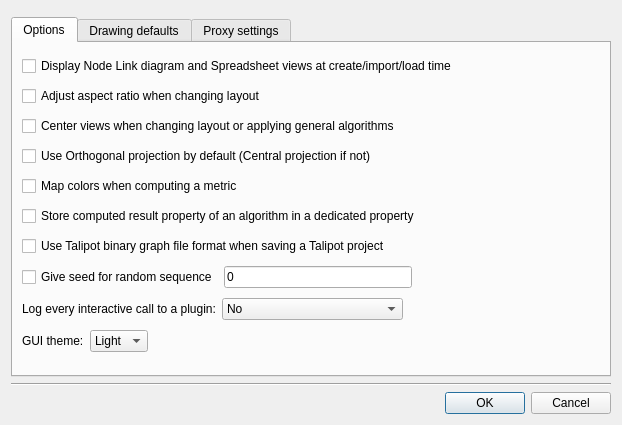
<?xml version="1.0" encoding="UTF-8"?>
<ui version="4.0">
 <class>PreferencesDialog</class>
 <widget class="QDialog" name="PreferencesDialog">
  <property name="geometry">
   <rect>
    <x>0</x>
    <y>0</y>
    <width>622</width>
    <height>425</height>
   </rect>
  </property>
  <property name="sizePolicy">
   <sizepolicy hsizetype="Preferred" vsizetype="Preferred">
    <horstretch>0</horstretch>
    <verstretch>0</verstretch>
   </sizepolicy>
  </property>
  <property name="minimumSize">
   <size>
    <width>0</width>
    <height>0</height>
   </size>
  </property>
  <property name="windowTitle">
   <string>Talipot preferences</string>
  </property>
  <property name="windowIcon">
   <iconset resource="../../../library/talipot-gui/resources/TalipotGUIResource.qrc">
    <normaloff>:/talipot/gui/icons/logo32x32.png</normaloff>:/talipot/gui/icons/logo32x32.png</iconset>
  </property>
  <layout class="QVBoxLayout" name="verticalLayout_5">
   <item>
    <widget class="QFrame" name="horizontalFrame_2">
     <property name="sizePolicy">
      <sizepolicy hsizetype="Preferred" vsizetype="Maximum">
       <horstretch>0</horstretch>
       <verstretch>0</verstretch>
      </sizepolicy>
     </property>
     <layout class="QHBoxLayout" name="horizontalLayout_4">
      <property name="topMargin">
       <number>0</number>
      </property>
      <property name="bottomMargin">
       <number>0</number>
      </property>
     </layout>
    </widget>
   </item>
   <item>
    <widget class="QTabWidget" name="tabWidget">
     <property name="currentIndex">
      <number>0</number>
     </property>
     <widget class="QWidget" name="tab">
      <attribute name="title">
       <string>Options</string>
      </attribute>
      <layout class="QVBoxLayout" name="verticalLayout_2">
       <item>
        <widget class="QCheckBox" name="displayDefaultViews">
         <property name="toolTip">
          <string>&lt;html&gt;&lt;head/&gt;&lt;body&gt;&lt;p&gt;When creating a new graph, importing or loading a graph file, a &lt;span style=&quot; font-weight:600;&quot;&gt;Node Link diagram&lt;/span&gt; and a &lt;span style=&quot; font-weight:600;&quot;&gt;Spreadsheet&lt;/span&gt; views will be automatically created.&lt;/p&gt;&lt;/body&gt;&lt;/html&gt;</string>
         </property>
         <property name="text">
          <string>Display Node Link diagram and Spreadsheet views at create/import/load time</string>
         </property>
        </widget>
       </item>
       <item>
        <widget class="QCheckBox" name="aspectRatioCheck">
         <property name="toolTip">
          <string>&lt;html&gt;&lt;body&gt;&lt;p&gt;After applying a layout algorithm, the graph layout will be automatically scaled to get an aspect ratio of 1.&lt;/p&gt;&lt;/body&gt;&lt;/html&gt;</string>
         </property>
         <property name="text">
          <string>Adjust aspect ratio when changing layout</string>
         </property>
        </widget>
       </item>
       <item>
        <widget class="QCheckBox" name="centerViewCheck">
         <property name="toolTip">
          <string>&lt;html&gt;&lt;body&gt;&lt;p&gt;After computing a new layout or applying a general algorithm, the graph views will be automatically centered.&lt;/p&gt;&lt;/body&gt;&lt;/html&gt;</string>
         </property>
         <property name="text">
          <string>Center views when changing layout or applying general algorithms</string>
         </property>
         <property name="checked">
          <bool>false</bool>
         </property>
        </widget>
       </item>
       <item>
        <widget class="QCheckBox" name="viewOrthoCheck">
         <property name="toolTip">
          <string>&lt;html&gt;&lt;body&gt;&lt;p&gt;If checked, the 3D views will use an orthogonal projection; a central projection if not.&lt;/p&gt;&lt;/body&gt;&lt;/html&gt;</string>
         </property>
         <property name="text">
          <string>Use Orthogonal projection by default (Central projection if not)</string>
         </property>
         <property name="checked">
          <bool>false</bool>
         </property>
        </widget>
       </item>
       <item>
        <widget class="QCheckBox" name="colorMappingCheck">
         <property name="toolTip">
          <string>&lt;html&gt;&lt;head/&gt;&lt;body&gt;&lt;p&gt;After a metric computation, the graph nodes will be automatically colorized according to the metric associated values, using the color scale defined as value of the &amp;quot;color scale&amp;quot; parameter of the &lt;span style=&quot; font-weight:600;&quot;&gt;Color Mapping&lt;/span&gt; plugin.&lt;/p&gt;&lt;/body&gt;&lt;/html&gt;</string>
         </property>
         <property name="text">
          <string>Map colors when computing a metric</string>
         </property>
        </widget>
       </item>
       <item>
        <widget class="QCheckBox" name="resultPropertyStoredCheck">
         <property name="toolTip">
          <string>&lt;html&gt;&lt;body&gt;&lt;p&gt;The contents of the result property of an algorithm (viewMetric for example) will be stored in a new property automatically named using the values of the parameters of the algorithm.&lt;/p&gt;&lt;/body&gt;&lt;/html&gt;</string>
         </property>
         <property name="text">
          <string>Store computed result property of an algorithm in a dedicated property</string>
         </property>
        </widget>
       </item>
       <item>
        <widget class="QCheckBox" name="usetlpbformat">
         <property name="toolTip">
          <string>&lt;html&gt;&lt;head/&gt;&lt;body&gt;&lt;p&gt;Use the Talipot binary graph file format (tlpb) instead of the tlp plain text file format. The use of the tlpb format makes loading/saving of Talipot project file much faster but you will lose compatibility with older version of Talipot.&lt;/p&gt;&lt;/body&gt;&lt;/html&gt;</string>
         </property>
         <property name="text">
          <string>Use Talipot binary graph file format when saving a Talipot project</string>
         </property>
        </widget>
       </item>
       <item>
        <layout class="QHBoxLayout" name="horizontalLayout_7">
         <item>
          <widget class="QCheckBox" name="randomSeedCheck">
           <property name="toolTip">
            <string>&lt;html&gt;&lt;body&gt;&lt;p&gt;When checked, each random sequence will be initialized with the given value.
If not, a new random seed will be set to initialize each new random sequence.&lt;/p&gt;&lt;/body&gt;&lt;/html&gt;</string>
           </property>
           <property name="text">
            <string>Give seed for random sequence</string>
           </property>
          </widget>
         </item>
         <item>
          <widget class="QLineEdit" name="randomSeedEdit">
           <property name="toolTip">
            <string>The seed value must be a positive integer</string>
           </property>
           <property name="text">
            <string>0</string>
           </property>
          </widget>
         </item>
         <item>
          <spacer name="horizontalSpacer_4">
           <property name="orientation">
            <enum>Qt::Horizontal</enum>
           </property>
           <property name="sizeHint" stdset="0">
            <size>
             <width>40</width>
             <height>20</height>
            </size>
           </property>
          </spacer>
         </item>
        </layout>
       </item>
       <item>
        <layout class="QHBoxLayout" name="horizontalLayout_8">
         <item>
          <widget class="QLabel" name="logLabel">
           <property name="toolTip">
            <string>&lt;p&gt;Choose whether you want to log every interactive call to an algorithm, an export or import plugin.&lt;br/&gt;The execution time can be logged too.&lt;/p&gt;</string>
           </property>
           <property name="text">
            <string>Log every interactive call to a plugin:</string>
           </property>
          </widget>
         </item>
         <item>
          <widget class="QComboBox" name="logCombo">
           <property name="toolTip">
            <string>&lt;p&gt;Choose whether you want to log every interactive call to an algorithm, an export or import plugin.&lt;br/&gt;The execution time can be logged too.&lt;/p&gt;</string>
           </property>
           <item>
            <property name="text">
             <string>No</string>
            </property>
           </item>
           <item>
            <property name="text">
             <string>Yes</string>
            </property>
           </item>
           <item>
            <property name="text">
             <string>Yes, with the execution time</string>
            </property>
           </item>
          </widget>
         </item>
         <item>
          <spacer name="horizontalSpacer_5">
           <property name="orientation">
            <enum>Qt::Horizontal</enum>
           </property>
           <property name="sizeHint" stdset="0">
            <size>
             <width>40</width>
             <height>20</height>
            </size>
           </property>
          </spacer>
         </item>
        </layout>
       </item>
       <item>
        <layout class="QHBoxLayout" name="horizontalLayout_2">
         <item>
          <widget class="QLabel" name="label">
           <property name="text">
            <string>GUI theme:</string>
           </property>
          </widget>
         </item>
         <item>
          <widget class="QComboBox" name="guiThemeCB">
           <item>
            <property name="text">
             <string>Light</string>
            </property>
           </item>
           <item>
            <property name="text">
             <string>Dark</string>
            </property>
           </item>
          </widget>
         </item>
         <item>
          <spacer name="horizontalSpacer_7">
           <property name="orientation">
            <enum>Qt::Horizontal</enum>
           </property>
           <property name="sizeHint" stdset="0">
            <size>
             <width>40</width>
             <height>20</height>
            </size>
           </property>
          </spacer>
         </item>
        </layout>
       </item>
      </layout>
     </widget>
     <widget class="QWidget" name="tab_2">
      <attribute name="title">
       <string>Drawing defaults</string>
      </attribute>
      <layout class="QVBoxLayout" name="verticalLayout_3">
       <item>
        <layout class="QVBoxLayout" name="renderingFrameContents">
         <property name="spacing">
          <number>10</number>
         </property>
         <item>
          <widget class="QTableWidget" name="graphDefaultsTable">
           <property name="sizePolicy">
            <sizepolicy hsizetype="Expanding" vsizetype="Preferred">
             <horstretch>0</horstretch>
             <verstretch>0</verstretch>
            </sizepolicy>
           </property>
           <property name="frameShape">
            <enum>QFrame::NoFrame</enum>
           </property>
           <property name="editTriggers">
            <set>QAbstractItemView::AllEditTriggers</set>
           </property>
           <property name="showGrid">
            <bool>false</bool>
           </property>
           <property name="cornerButtonEnabled">
            <bool>false</bool>
           </property>
           <attribute name="horizontalHeaderDefaultSectionSize">
            <number>200</number>
           </attribute>
           <attribute name="horizontalHeaderMinimumSectionSize">
            <number>1</number>
           </attribute>
           <row>
            <property name="text">
             <string/>
            </property>
           </row>
           <row>
            <property name="text">
             <string/>
            </property>
           </row>
           <row>
            <property name="text">
             <string/>
            </property>
           </row>
           <row>
            <property name="text">
             <string/>
            </property>
           </row>
           <row>
            <property name="text">
             <string/>
            </property>
           </row>
           <column>
            <property name="text">
             <string/>
            </property>
           </column>
           <column>
            <property name="text">
             <string>Nodes</string>
            </property>
           </column>
           <column>
            <property name="text">
             <string>Edges</string>
            </property>
           </column>
           <item row="0" column="0">
            <property name="text">
             <string>Color</string>
            </property>
            <property name="font">
             <font>
              <pointsize>8</pointsize>
              <weight>75</weight>
              <bold>true</bold>
             </font>
            </property>
           </item>
           <item row="1" column="0">
            <property name="text">
             <string>Size</string>
            </property>
            <property name="font">
             <font>
              <pointsize>8</pointsize>
              <weight>75</weight>
              <bold>true</bold>
             </font>
            </property>
           </item>
           <item row="2" column="0">
            <property name="text">
             <string>Shape</string>
            </property>
            <property name="font">
             <font>
              <pointsize>8</pointsize>
              <weight>75</weight>
              <bold>true</bold>
             </font>
            </property>
           </item>
           <item row="3" column="0">
            <property name="text">
             <string>Selection color</string>
            </property>
            <property name="font">
             <font>
              <pointsize>8</pointsize>
              <weight>75</weight>
              <bold>true</bold>
             </font>
            </property>
           </item>
           <item row="4" column="0">
            <property name="text">
             <string>Label color</string>
            </property>
            <property name="font">
             <font>
              <pointsize>8</pointsize>
              <weight>75</weight>
              <bold>true</bold>
             </font>
            </property>
           </item>
          </widget>
         </item>
        </layout>
       </item>
       <item>
        <layout class="QHBoxLayout" name="drawingHorizontalLayout">
         <property name="spacing">
          <number>0</number>
         </property>
         <item>
          <widget class="QCheckBox" name="applyDrawingDefaultsCheck">
           <property name="toolTip">
            <string>&lt;p&gt;If checked, when clicking &quot;OK&quot;, &lt;br/&gt;the drawing defaults changes will be applied to the graphs currently loaded.&lt;/p&gt;</string>
           </property>
           <property name="text">
            <string>Apply drawing defaults changes to loaded graphs</string>
           </property>
          </widget>
         </item>
         <item>
          <spacer name="horizontalSpacer_6">
           <property name="orientation">
            <enum>Qt::Horizontal</enum>
           </property>
           <property name="sizeHint" stdset="0">
            <size>
             <width>40</width>
             <height>20</height>
            </size>
           </property>
          </spacer>
         </item>
         <item>
          <widget class="QPushButton" name="resetAllDrawingDefaultsButton">
           <property name="toolTip">
            <string>&lt;p&gt;Reset all drawing defaults to their Talipot predefined values.&lt;br/&gt;You can also reset row specific default values in using a contextual menu displayed by a left click on the title of the corresponding row.&lt;/p&gt;</string>
           </property>
           <property name="text">
            <string>Reset all defaults</string>
           </property>
          </widget>
         </item>
        </layout>
       </item>
      </layout>
     </widget>
     <widget class="QWidget" name="tab_3">
      <attribute name="title">
       <string>Proxy settings</string>
      </attribute>
      <layout class="QVBoxLayout" name="verticalLayout">
       <item>
        <layout class="QVBoxLayout" name="networkFrameContents">
         <property name="spacing">
          <number>0</number>
         </property>
         <item>
          <widget class="QCheckBox" name="proxyCheck">
           <property name="text">
            <string>Enable application proxy</string>
           </property>
          </widget>
         </item>
         <item>
          <widget class="QFrame" name="networkFrame1">
           <property name="enabled">
            <bool>false</bool>
           </property>
           <layout class="QHBoxLayout" name="horizontalLayout">
            <item>
             <widget class="QLabel" name="labeltype">
              <property name="text">
               <string>Type:</string>
              </property>
             </widget>
            </item>
            <item>
             <widget class="QComboBox" name="proxyType">
              <item>
               <property name="text">
                <string>SOCKS 5</string>
               </property>
              </item>
              <item>
               <property name="text">
                <string>HTTP</string>
               </property>
              </item>
              <item>
               <property name="text">
                <string>Caching-only HTTP</string>
               </property>
              </item>
              <item>
               <property name="text">
                <string>Caching FTP</string>
               </property>
              </item>
             </widget>
            </item>
            <item>
             <spacer name="horizontalSpacer">
              <property name="orientation">
               <enum>Qt::Horizontal</enum>
              </property>
              <property name="sizeHint" stdset="0">
               <size>
                <width>40</width>
                <height>20</height>
               </size>
              </property>
             </spacer>
            </item>
           </layout>
          </widget>
         </item>
         <item>
          <widget class="QFrame" name="networkFrame2">
           <property name="enabled">
            <bool>false</bool>
           </property>
           <layout class="QHBoxLayout" name="horizontalLayout_3">
            <item>
             <widget class="QLabel" name="labelhost">
              <property name="text">
               <string>Host:</string>
              </property>
             </widget>
            </item>
            <item>
             <widget class="QLineEdit" name="proxyAddr">
              <property name="placeholderText">
               <string>address</string>
              </property>
             </widget>
            </item>
            <item>
             <widget class="QLabel" name="label_2">
              <property name="text">
               <string>:</string>
              </property>
             </widget>
            </item>
            <item>
             <widget class="QSpinBox" name="proxyPort">
              <property name="maximum">
               <number>65535</number>
              </property>
              <property name="value">
               <number>3128</number>
              </property>
             </widget>
            </item>
            <item>
             <spacer name="horizontalSpacer_2">
              <property name="orientation">
               <enum>Qt::Horizontal</enum>
              </property>
              <property name="sizeHint" stdset="0">
               <size>
                <width>40</width>
                <height>20</height>
               </size>
              </property>
             </spacer>
            </item>
           </layout>
          </widget>
         </item>
         <item>
          <widget class="QFrame" name="networkFrame3">
           <property name="enabled">
            <bool>false</bool>
           </property>
           <layout class="QHBoxLayout" name="horizontalLayout_6">
            <item>
             <widget class="QCheckBox" name="proxyAuthCheck">
              <property name="text">
               <string>Use authentication</string>
              </property>
             </widget>
            </item>
            <item>
             <widget class="QLineEdit" name="proxyUser">
              <property name="enabled">
               <bool>false</bool>
              </property>
             </widget>
            </item>
            <item>
             <widget class="QLineEdit" name="proxyPassword">
              <property name="enabled">
               <bool>false</bool>
              </property>
              <property name="echoMode">
               <enum>QLineEdit::Password</enum>
              </property>
             </widget>
            </item>
            <item>
             <spacer name="horizontalSpacer_3">
              <property name="orientation">
               <enum>Qt::Horizontal</enum>
              </property>
              <property name="sizeHint" stdset="0">
               <size>
                <width>40</width>
                <height>20</height>
               </size>
              </property>
             </spacer>
            </item>
           </layout>
          </widget>
         </item>
        </layout>
       </item>
      </layout>
     </widget>
    </widget>
   </item>
   <item>
    <widget class="Line" name="line_2">
     <property name="orientation">
      <enum>Qt::Horizontal</enum>
     </property>
    </widget>
   </item>
   <item>
    <widget class="QDialogButtonBox" name="buttonBox">
     <property name="standardButtons">
      <set>QDialogButtonBox::Cancel|QDialogButtonBox::Ok</set>
     </property>
    </widget>
   </item>
  </layout>
 </widget>
 <resources>
  <include location="../../../library/talipot-gui/resources/TalipotGUIResource.qrc"/>
 </resources>
 <connections>
  <connection>
   <sender>proxyCheck</sender>
   <signal>clicked(bool)</signal>
   <receiver>networkFrame1</receiver>
   <slot>setEnabled(bool)</slot>
   <hints>
    <hint type="sourcelabel">
     <x>538</x>
     <y>107</y>
    </hint>
    <hint type="destinationlabel">
     <x>538</x>
     <y>139</y>
    </hint>
   </hints>
  </connection>
  <connection>
   <sender>proxyCheck</sender>
   <signal>clicked(bool)</signal>
   <receiver>networkFrame3</receiver>
   <slot>setEnabled(bool)</slot>
   <hints>
    <hint type="sourcelabel">
     <x>538</x>
     <y>107</y>
    </hint>
    <hint type="destinationlabel">
     <x>538</x>
     <y>205</y>
    </hint>
   </hints>
  </connection>
  <connection>
   <sender>proxyAuthCheck</sender>
   <signal>clicked(bool)</signal>
   <receiver>proxyUser</receiver>
   <slot>setEnabled(bool)</slot>
   <hints>
    <hint type="sourcelabel">
     <x>212</x>
     <y>190</y>
    </hint>
    <hint type="destinationlabel">
     <x>397</x>
     <y>190</y>
    </hint>
   </hints>
  </connection>
  <connection>
   <sender>proxyAuthCheck</sender>
   <signal>clicked(bool)</signal>
   <receiver>proxyPassword</receiver>
   <slot>setEnabled(bool)</slot>
   <hints>
    <hint type="sourcelabel">
     <x>212</x>
     <y>190</y>
    </hint>
    <hint type="destinationlabel">
     <x>614</x>
     <y>190</y>
    </hint>
   </hints>
  </connection>
  <connection>
   <sender>buttonBox</sender>
   <signal>accepted()</signal>
   <receiver>PreferencesDialog</receiver>
   <slot>accept()</slot>
   <hints>
    <hint type="sourcelabel">
     <x>478</x>
     <y>446</y>
    </hint>
    <hint type="destinationlabel">
     <x>478</x>
     <y>235</y>
    </hint>
   </hints>
  </connection>
  <connection>
   <sender>buttonBox</sender>
   <signal>rejected()</signal>
   <receiver>PreferencesDialog</receiver>
   <slot>reject()</slot>
   <hints>
    <hint type="sourcelabel">
     <x>478</x>
     <y>446</y>
    </hint>
    <hint type="destinationlabel">
     <x>478</x>
     <y>235</y>
    </hint>
   </hints>
  </connection>
  <connection>
   <sender>proxyCheck</sender>
   <signal>clicked(bool)</signal>
   <receiver>networkFrame2</receiver>
   <slot>setEnabled(bool)</slot>
   <hints>
    <hint type="sourcelabel">
     <x>538</x>
     <y>107</y>
    </hint>
    <hint type="destinationlabel">
     <x>538</x>
     <y>173</y>
    </hint>
   </hints>
  </connection>
  <connection>
   <sender>randomSeedCheck</sender>
   <signal>clicked(bool)</signal>
   <receiver>randomSeedEdit</receiver>
   <slot>setEnabled(bool)</slot>
   <hints>
    <hint type="sourcelabel">
     <x>158</x>
     <y>336</y>
    </hint>
    <hint type="destinationlabel">
     <x>405</x>
     <y>336</y>
    </hint>
   </hints>
  </connection>
 </connections>
 <slots>
  <slot>settingsChanged()</slot>
  <slot>applySettings()</slot>
 </slots>
</ui>
